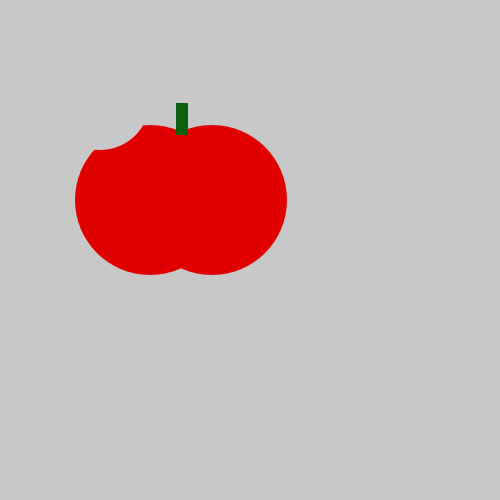
Frame 1 (no input)
Frame 60 (the mouse pressed at the canvas centre just before this capture): identical to frame 1, image omitted
Frame 120 (the mouse held since frame 60 and released just before this capture): identical to frame 1, image omitted

The Processing sketch that drew this single still picture (run headless with seeded random() and noise(); from frame 60 on, the mouse is pressed at the canvas centre):

// Processing sketch: tasty_tomato_pde
// ── tasty_tomato_pde.pde
void setup() {
    size(500, 500);
}
void draw() {
    background(200, 200, 200);
    noStroke();
    fill(225,0,0);
    ellipse(150, 200, 150, 150);
    ellipse(212, 200, 150, 150);
  fill(12,95,16);
    rect(176, 103, 12, 32);
    fill(200,200,200);
    ellipse(100,100,100,100);
    
}
